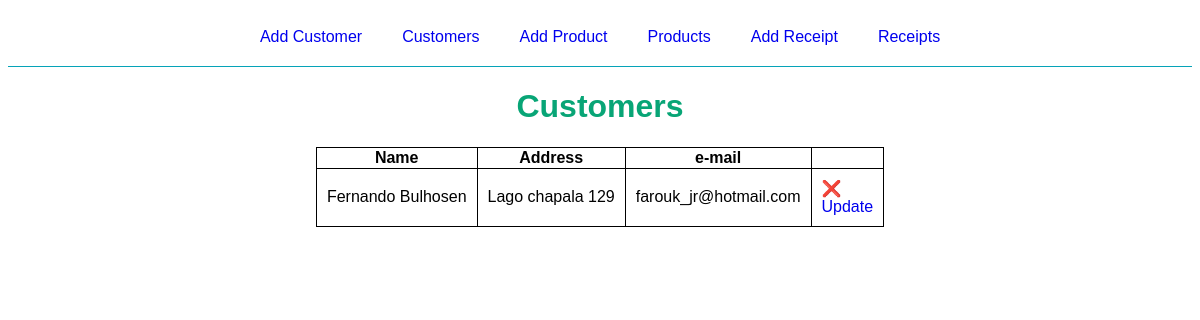
/customer/customers, run on an earlier commit of the app's database.
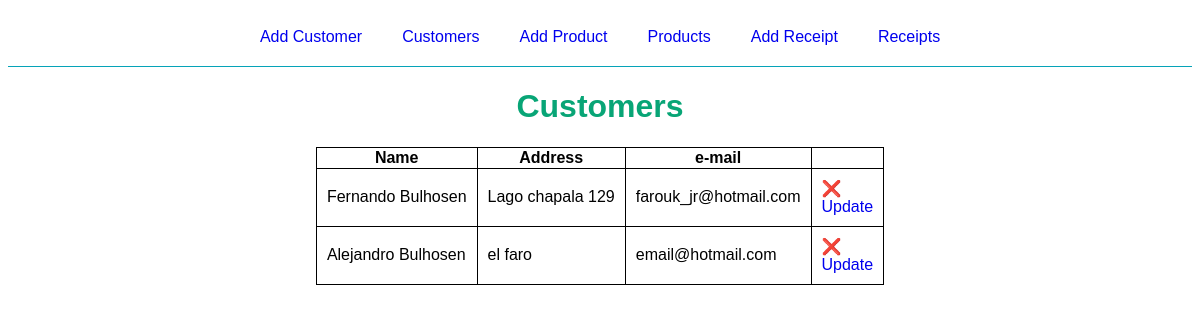
And on a later commit of the database.
### flaskr/models/customer/__init__.py (models this page shows, shortened)
class Customer(db.Model, MyModel):
    id = Column(Integer, primary_key=True)
    name = Column(String(100), unique=True, nullable=False)
    address = Column(String(150), unique=True, nullable=False)
    email = Column(String(50), unique=True, nullable=False)
    receipts = db.relationship(
        'Receipt',
        backref='author',
        lazy=True,
        cascade="all, delete-orphan"
    )
    def get_all():
        return Customer.query.all()

### flaskr/views/customer.py (the view)
@bp.route('/customers')
def customers():
    customers = Customer.get_all()
    return render_template(
        "customer/customers.html",
        customers=customers,
        heads=customer_heads
    )

### flaskr/templates/customer/customers.html (shortened to what this page needs)
{% extends 'base.html' %}
{% block content %}
<div class="title-container">
    <h1 class="title">Customers</h1>
</div>
<table class="customers">
    <tr>
        <th>Name</th>
        <th>Address</th>
        <th>e-mail</th>
      </tr>
    {% for customer in customers %}
    <tr>
        {% for head in heads %}
        <td>
            {{ customer[head] }}
        </td>
        {% endfor %}
        <td>
            <a href="{{ url_for('customer.delete', customer_id=customer.id) }}">❌</a>
            <br>
            <a href="{{ url_for('customer.update', customer_id=customer.id) }}">Update</a>
        </td>
    </tr>
    {% endfor %}
</table>
{% endblock %}

### flaskr/templates/base.html (shortened to what this page needs)
<html lang="en">
<head>
    <link rel="stylesheet" href="{{ url_for('static', filename='style.css') }}">
</head>
<nav>
    <div >
        <a href="{{ url_for('customer.add') }}">Add Customer</a>
    </div>
    <div>
        <a href="{{ url_for('customer.customers') }}">Customers</a>
    </div>
    <div >
        <a href="{{ url_for('product.add') }}">Add Product</a>
    </div>
    <div>
        <a href="{{ url_for('product.products') }}">Products</a>
    </div>
    <div>
        <a href="{{ url_for('receipt.add') }}">Add Receipt</a>
    </div>
    <div>
        <a href="{{ url_for('receipt.receipts') }}">Receipts</a>
    </div>
</nav>
<body>
    {% block content %}
    {% endblock %}
</body>
</html>

### flaskr/static/style.css (style rules this page uses)
* { font-family: Verdana, Geneva, Tahoma, sans-serif; }
.title { font-family: Verdana, Geneva, Tahoma, sans-serif; color: rgb(8, 165, 118) }
.title-container, .add, .update { display: flex; justify-content: center; flex-direction: column; align-items: center; }
nav { display: flex; flex-direction: row; justify-content: center; border-bottom: 1px solid rgb(6, 163, 184); }
nav div { margin: 20px }
nav a { text-decoration: none; }
.customers, .products { display: grid; justify-content: center; border-collapse: collapse; }
td { border: 1px solid black; border-collapse: collapse; padding: 10px; }
a { text-decoration: none; }
.products-receipt, td, th , tr { border: 1px solid black; border-collapse: collapse; }

What changed in the data, as far as the page shows it:
added Customer: name "Alejandro Bulhosen" "el faro" "email@hotmail.com"
